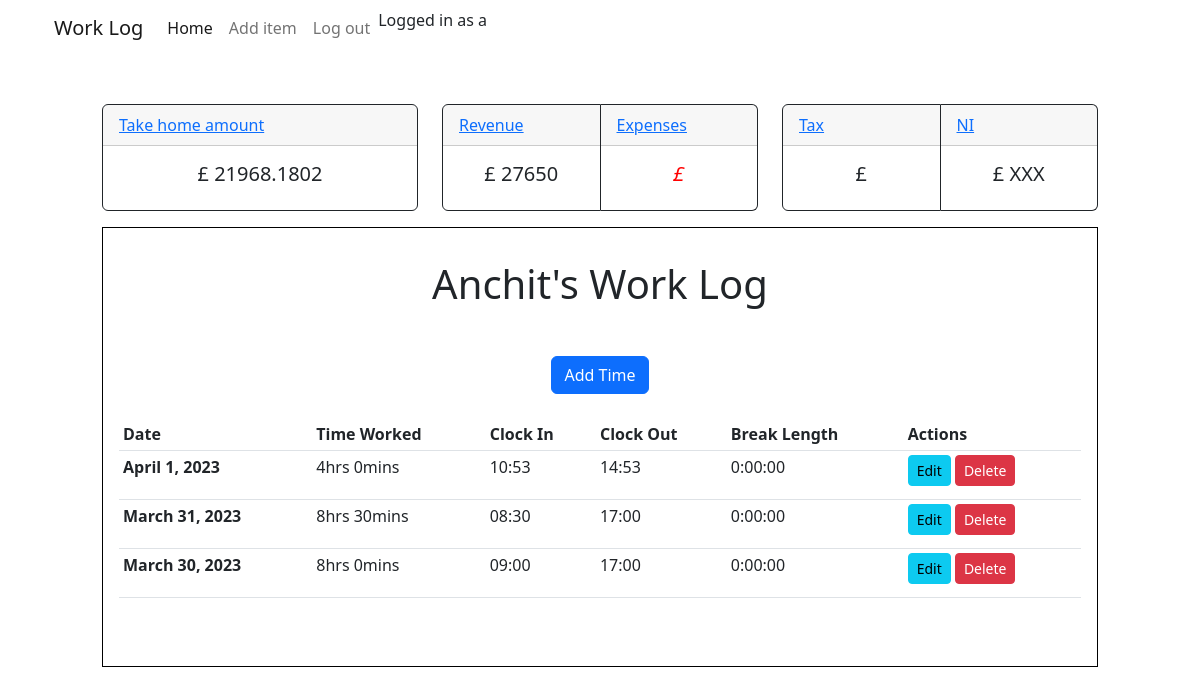
The page / (signed in) on the database its author committed.
### timeTrack/models.py (models this page shows, shortened)
class Times(models.Model):
    date_of_work = models.DateField(
        verbose_name='Day of work', default=timezone.now, blank=True)
    start_time = models.TimeField(
        verbose_name='Start Time', null=True,  blank=True)
    end_time = models.TimeField(
        verbose_name='End Time', null=True, blank=True)
    break_length = models.DurationField(
        verbose_name='Time taken for break', default=datetime.timedelta(0), null=True, blank=True,)
    @property
    def time_worked(self):
        if (self.start_time != None) and (self.end_time != None) and (self.break_length != None):
            self.start_time_datetime = datetime.datetime.strptime(f"{self.date_of_work} {str(self.start_time)}", '%Y-%m-%d %H:%M:%S')
            self.end_time_datetime = datetime.datetime.strptime(f"{self.date_of_work} {str(self.end_time)}", '%Y-%m-%d %H:%M:%S')
            total_secs_worked = (
                self.end_time_datetime - self.start_time_datetime - self.break_length).total_seconds()
            hrs_worked = int(total_secs_worked//3600)
            mins_worked = int((total_secs_worked % 3600)//60)
            return f"{hrs_worked}:{mins_worked}"
        else:
            return 'Incomplete'
    def time_worked_str(self):
        if self.time_worked != 'Incomplete':
            time_str = str(self.time_worked).split(':')
            time_str_hr = time_str[0]
            time_str_min = time_str[1]
            return f"{time_str_hr}hrs {time_str_min}mins"
        else:
            return f"Incomplete"

### timeTrack/views.py (the view)
# urls.py: path('', views.TimeListView.as_view(), name='index'),
class TimeListView(LoginRequiredMixin, ListView):
    login_url = '/login/'
    redirect_field_name = 'redirect_to'
    model = Times
    template_name = 'timeTrack/main.html'
    context_object_name = 'logs'
    ordering = ['-date_of_work']
    def get_context_data(self, **kwargs):
        context = super().get_context_data(**kwargs)
        if Times.objects.all().exists():
            total_hrs_dict = Times.objects.annotate(shift_length=ExpressionWrapper(
                F('end_time') - F('start_time'),
                output_field=DurationField()
            )).aggregate(total_hrs=Sum('shift_length'))
            total_hrs = total_hrs_dict['total_hrs'].total_seconds() / 3600
            context['total_hrs'] = total_hrs
            context['takehome'] = calculate_takehome(total_hrs=158)
        return context

### timeTrack/templates/timeTrack/main.html
{% extends 'timeTrack/home.html' %} {% block forms %}
<div class="row">
  <div class="col d-flex justify-content-center align-items-center my-4">
    <a class="btn btn-primary" href="{% url 'addTime' %}">Add Time</a>
  </div>
</div>
<div class="row">
  <div class="col">
    <table class="table table-hover table-sm">
      <thead>
        <tr>
          <th scope="col">Date</th>
          <th scope="col">Time Worked</th>
          <th scope="col">Clock In</th>
          <th scope="col">Clock Out</th>
          <th scope="col">Break Length</th>
          <th scope="col">Actions</th>
        </tr>
      </thead>
      <tbody class="logs_table_body">
        {% for log in logs%}
        <tr>
          <th scope="row">{{ log.date_of_work }}</th>
          <td>
            {% if log.time_worked_str == 'Incomplete' %}
            <p class="bg-danger text-white">{{ log.time_worked_str }}</p>
            {% else %}
            <p class="">{{ log.time_worked_str }}</p>
            {% endif %}
          </td>
          <td>{{ log.start_time|time:"H:i" }}</td>
          <td>{{ log.end_time|time:"H:i" }}</td>
          <td>
            <span>{{ log.break_length }}</span>
          </td>
          <td>
            <span>
              <a href="{% url 'updateTime' pk=log.id %}" class="btn btn-sm btn-info"
                >Edit</a
              >
              <a href="{% url 'deleteTime' pk=log.id %}" class="btn btn-sm btn-danger"
                >Delete</a
              >
            </span>
          </td>
        </tr>
        {%endfor%}
      </tbody>
    </table>
  </div>
</div>
{% endblock forms %}

### timeTrack/templates/timeTrack/home.html (shortened to what this page needs)
{% extends 'timeTrack/base.html' %} {% block content %}
<div class="row justify-content-center align-items-center p-md-5">
  <div class="row justify-content-center align-items-center summary_wrapper">
    <div class="col-md-4">
      <div class="card border-dark mb-3">
        <div class="card-header"><a href="{% url 'viewCalculations' %}">Take home amount</a></div>
        <div class="card-body">
          <h5 class="card-title text-center">£ {{ takehome.take_home }}</h5>
        </div>
      </div>
    </div>
    <div class="col-md-4">
      <div class="card-group">
        <div class="card border-dark mb-3">
          <div class="card-header"><a href="{% url 'viewCalculations' %}">Revenue</a></div>
          <div class="card-body">
            <h5 class="card-title text-center">£ {{ takehome.gross_income }} </h5>
          </div>
        </div>
        <div class="card border-dark mb-3">
          <div class="card-header"><a href="{% url 'viewCalculations' %}">Expenses</a></div>
          <div class="card-body">
            <h5 class="card-title text-center expense">£ {{takehome.EXPENSES}} </h5>
          </div>
        </div>
      </div>
    </div>
    <div class="col-md-4">
      <div class="card-group">
        <div class="card border-dark mb-3">
          <div class="card-header"><a href="{% url 'viewCalculations' %}">Tax</a></div>
          <div class="card-body">
            <h5 class="card-title text-center">£ {{ takehome.tax_amount }}</h5>
          </div>
        </div>
        <div class="card border-dark mb-3">
          <div class="card-header"><a href="{% url 'viewCalculations' %}">NI</a></div>
          <div class="card-body">
            <h5 class="card-title text-center">£ XXX</h5>
          </div>
        </div>
      </div>
    </div>
    <div class="row">
      <div class="col contents-col p-md-3">
        <div class="row">
          <div class="col">
            <h1 class="text-center py-3">Anchit's Work Log</h1>
          </div>
        </div>
        {% block forms %} {% endblock forms %}
      </div>
    </div>
  </div>
  {% endblock content%}

### timeTrack/templates/timeTrack/base.html (shortened to what this page needs)
{% load static %}
<!DOCTYPE html>
<html lang="en" data-bs-theme="dark">
  <head>
    <link
      href="https://cdn.jsdelivr.net/npm/bootstrap@5.2.3/dist/css/bootstrap.min.css"
      rel="stylesheet"
    />
    <link rel="stylesheet" href="{% static 'timeTrack/styles.css' %}" />
  </head>
  <body>
    <div class="nav-container">
        <div class="container">
          {% block nav %} {% include 'timeTrack/nav.html' %} {% endblock nav %}
        </div>
    </div>
    <div class="container">
      {% block content %} {% endblock content%}
    </div>
  </body>
</html>

### timeTrack/templates/timeTrack/nav.html (shortened to what this page needs)
<nav class="navbar navbar-expand-lg">
    <div class="container-fluid justify-content-center">
      <a class="navbar-brand" href="#">Work Log</a>
      <div class="collapse navbar-collapse" id="navbarSupportedContent">
        <ul class="navbar-nav me-auto mb-2 mb-lg-0">
          <li class="nav-item">
            <a class="nav-link active" aria-current="page" href="{% url 'index' %}">Home</a>
          </li>
          {% if user.is_authenticated %}
          <li class="nav-item">
            <a class="nav-link" href="{% url 'addTime' %}">Add item</a>
          </li>
          <li class="nav-item">
            <a class="nav-link" href="{% url 'logout' %}">Log out</a>
          </li>
          <p class="text-end">Logged in as {{user.username}}</p>
          {% endif %}
        </ul>
      </div>
    </div>
  </nav>

### timeTrack/static/timeTrack/styles.css (style rules this page uses)
:root { --black: #141414; --white: #ffffff; --red: #ff0000; }
.contents-col { border: 1px solid black; min-height: 55vh; }
.expense { color: var(--red); font-style: italic; }

### rows shown on the page
Times: date_of_work "April 1, 2023", time_worked_str "4hrs 0mins", start_time "10:53", end_time "14:53", break_length "0:00:00"
Times: date_of_work "March 31, 2023", time_worked_str "8hrs 30mins", start_time "08:30", end_time "17:00", break_length "0:00:00"
Times: date_of_work "March 30, 2023", time_worked_str "8hrs 0mins", start_time "09:00", end_time "17:00", break_length "0:00:00"

### other values the page prints
{{ user.username }} "a"
{{ takehome.take_home }} "21968.1802"
{{ takehome.gross_income }} "27650"
